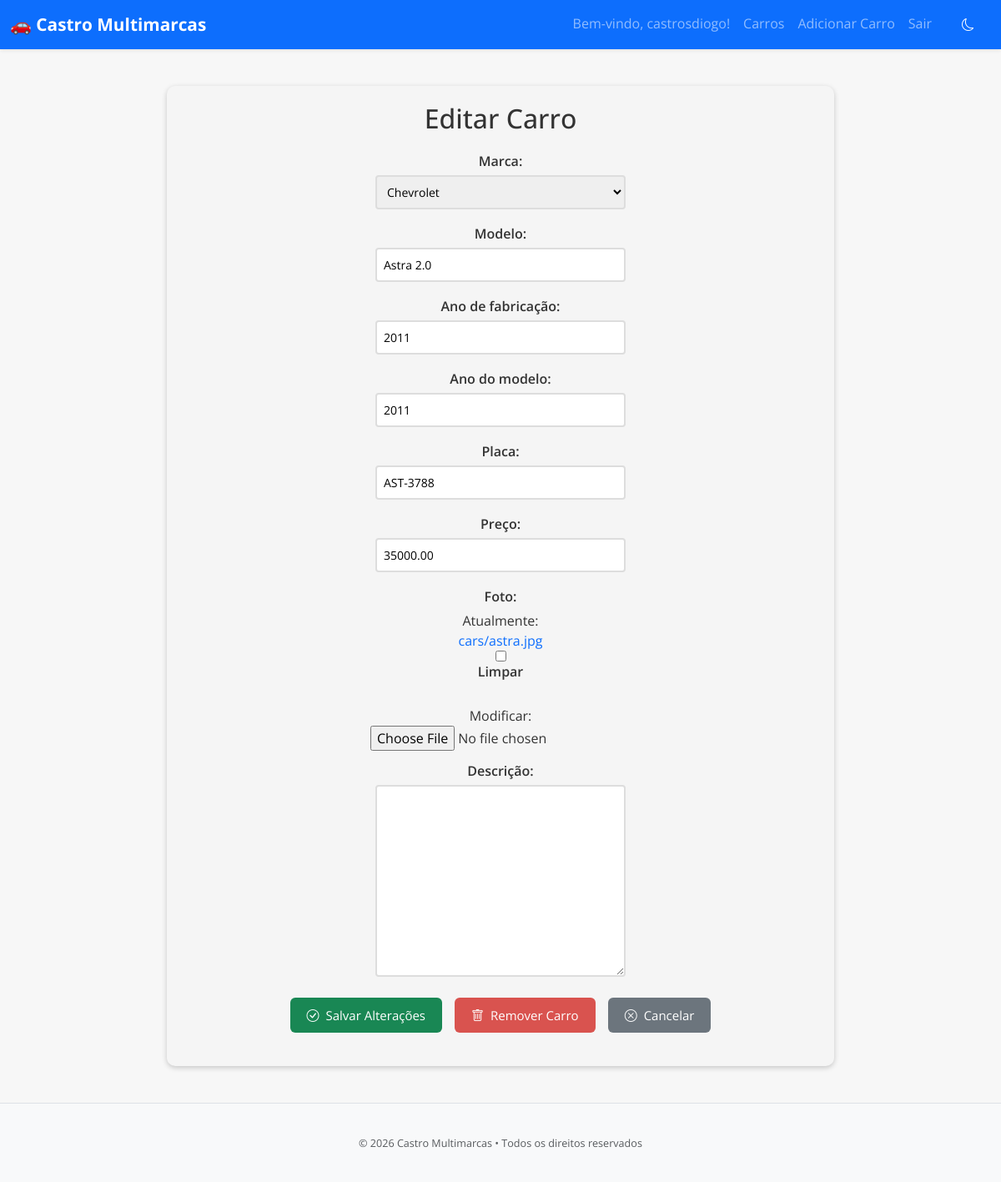
Page /car/4/update/ (signed in) on the earlier database version.
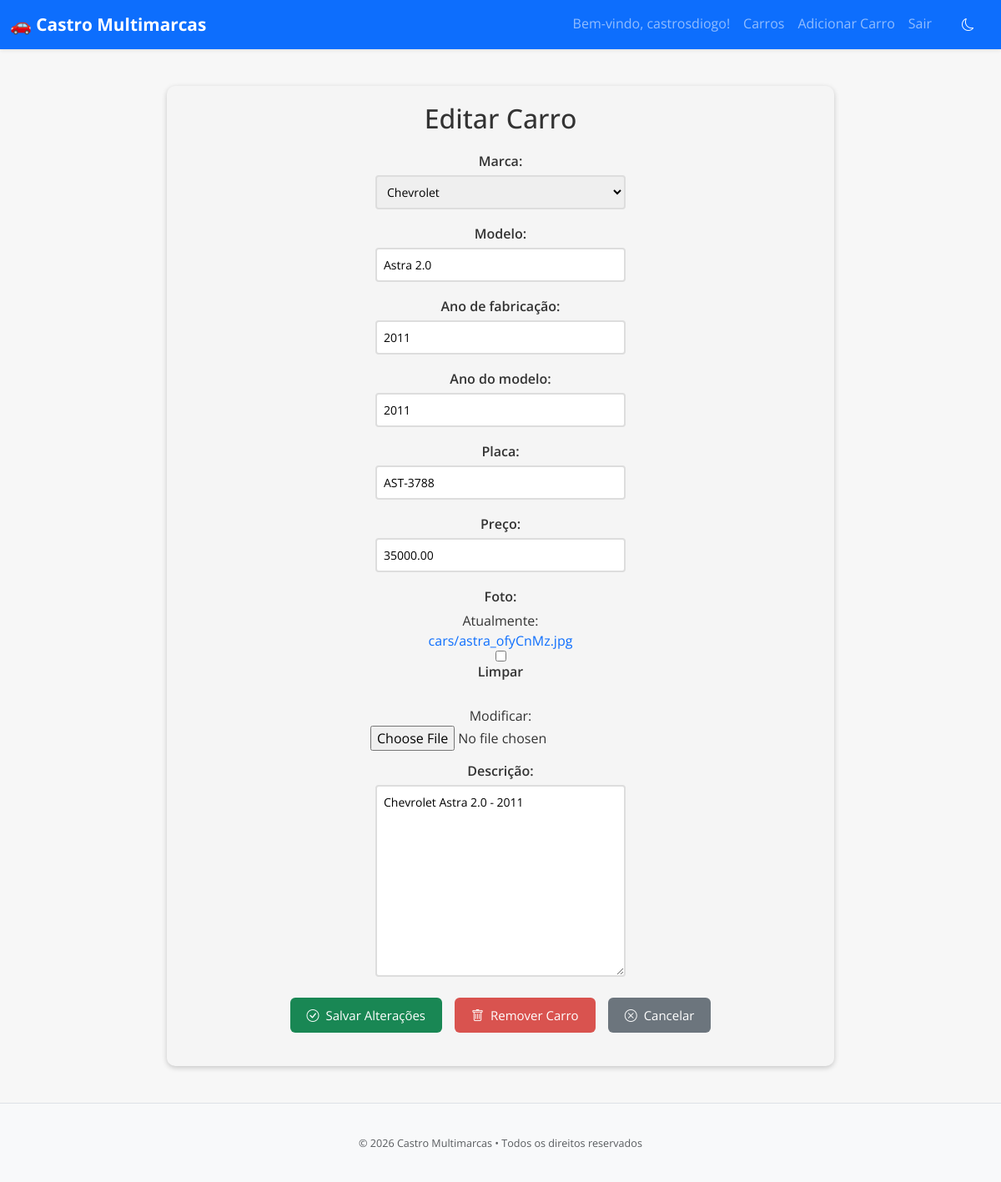
Same page on the later database version.
### cars/models.py (models this page shows, shortened)
class Car(models.Model):
    id = models.AutoField(primary_key=True)
    model = models.CharField(max_length=100)
    brand = models.ForeignKey(Brand, on_delete=models.PROTECT, related_name='car_brand')
    factory_year = models.IntegerField(blank=True, null=True)
    model_year = models.IntegerField(blank=True, null=True)
    plate = models.CharField(max_length=20, blank=True, null=True)
    value = models.DecimalField(blank=True, null=True, max_digits=10, decimal_places=2)
    photo = models.ImageField(upload_to='cars/', blank=True, null=True)
    bio = models.TextField(blank=True, null=True)

### cars/views.py (the view, shortened to what this page needs)
# urls.py: path('car/<int:pk>/update/', CarUpdateView.as_view(), name='car_update'),
@method_decorator(login_required(login_url=reverse_lazy('login')), name='dispatch')
class CarUpdateView(UpdateView):
    model = Car
    form_class = CarModelForm
    template_name = 'car_update.html'

### cars/forms.py (shortened to what this page needs)
class CarModelForm(forms.ModelForm):
    class Meta:
        model = Car
        fields = '__all__'

### cars/models.py (called while the page is built)
    def __str__(self):
        return self.name

### cars/templates/car_update.html (shortened to what this page needs)
{% extends 'base.html' %}
{% block content %}
{% load static %}
  <link rel="stylesheet" href="{% static 'css/car_update.css' %}">
  <form method="post" enctype="multipart/form-data">
    <h1>Editar Carro</h1>
    <div class="form-group">
      <label>Marca: </label>
      {{ form.brand }}
    </div>
    <div class="form-group">
      <label>Modelo: </label>
      {{ form.model }}
    </div>
    <div class="form-group">
      <label>Ano de fabricação: </label>
      {{ form.factory_year }}
    </div>
    <div class="form-group">
      <label>Ano do modelo: </label>
      {{ form.model_year }}
    </div>
    <div class="form-group">
      <label>Placa: </label>
      {{ form.plate }}
    </div>
    <div class="form-group">
      <label>Preço: </label>
      {{ form.value }}
    </div>
    <div class="form-group">
      <label>Foto: </label>
      {{ form.photo }}
    </div>
    <div class="form-group">
      <label>Descrição: </label>
      {{ form.bio }}
    </div>
    <div class="buttons-container">
      <button type="submit" class="btn btn-success"><i class="bi bi-check-circle me-2"></i>Salvar Alterações</button>
      <a href="{% url 'car_delete' pk=object.pk %}" class="btn btn-danger"><i class="bi bi-trash me-2"></i>Remover Carro</a>
      <a href="{% url 'cars_list' %}" class="btn btn-secondary"><i class="bi bi-x-circle me-2"></i>Cancelar</a>
    </div>
  </form>
{% endblock %}

Differences in the rows shown:
changed Car "Chevrolet": bio (not shown) → "Chevrolet Astra 2.0 - 2011"
Other differences:
text no longer shown: "Atualmente: cars/astra.jpg Limpar Modificar:"
text now shown: "Atualmente: cars/astra_ofyCnMz.jpg Limpar Modificar:"
